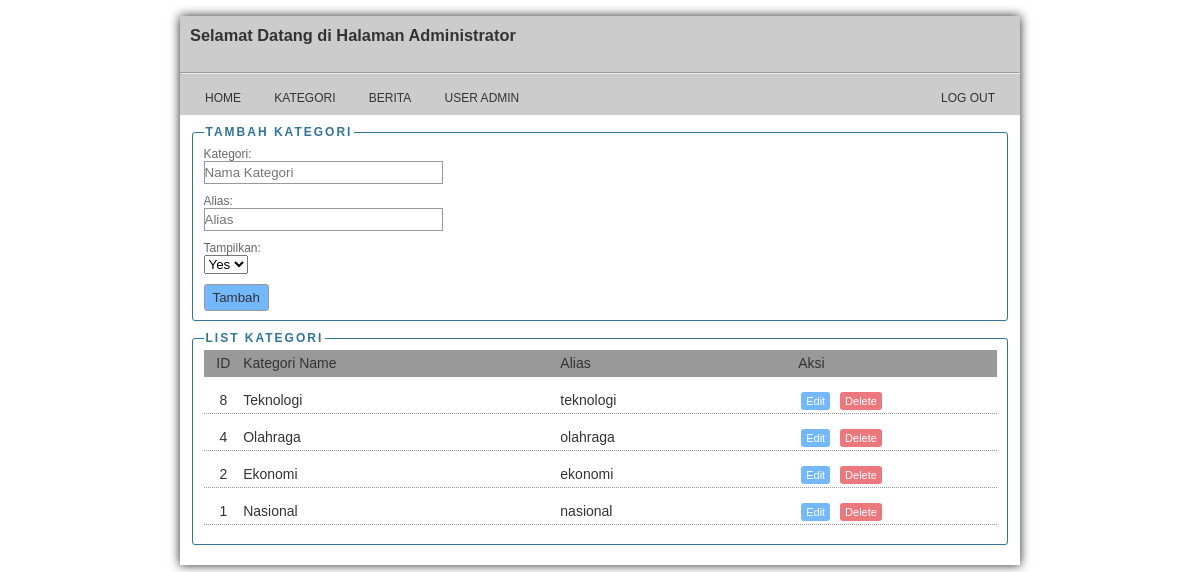
/admin/index.php?mod=kategori (signed in), run on the app's committed database.
### tables this page shows
CREATE TABLE `kategori` (
  `ID` int(5) NOT NULL,
  `Kategori` varchar(100) NOT NULL,
  `alias` varchar(50) NOT NULL,
  `Terbit` varchar(1) NOT NULL
);

### admin/kategori.php (the view, shortened to what this page needs)
<div class="w100">
	<form action="./?mod=kategori" method="POST">
		<fieldset>
			<legend>Tambah Kategori</legend>
			<div class="formberita w30">Kategori:<br>
				<input type="text" name="kategori" placeholder="Nama Kategori" value="<?=(isset($kategori) ? $kategori : '');?>" class="form100">
			</div>
			<div class="formberita w30">Alias:<br>
				<input type="text" name="alias" placeholder="Alias" value="<?=(isset($alias) ? $alias : '');?>" class="form100">
			</div>
			<div class="formberita w30">Tampilkan:<br>
				<select name="terbit">
					<option value="1" <?=((isset($terbit) && $terbit==1) ? 'selected' : ''); ?>>Yes</option>
				</select>
			</div>
			<input type="submit" name="<?=(isset($ID) ? 'editkategori' : 'tambahkategori');?>" value="<?=(isset($ID) ? 'Edit' : 'Tambah');?>" class="btn-primary">
		</fieldset>
	</form>
</div>
<div class="w100">
	<fieldset>
		<legend>List Kategori</legend>
			<div class="w100 fl list bg_dark">
				<div class="w5 fl center">ID</div>
				<div class="w40 fl">Kategori Name</div>
				<div class="w30 fl">Alias</div>
				<div class="w20 fl">Aksi</div>
			</div>
			<?php
				global $connect;
				$sql = mysqli_query($connect,"SELECT * FROM kategori ORDER BY ID DESC");
				while($r = mysqli_fetch_array($sql)){
				extract($r);
			?>
			<div class="w100 fl list">
				<div class="w5 fl center"><?=$ID?></div>
				<div class="w40 fl"><?=$Kategori?></div>
				<div class="w30 fl"><?=$alias?></div>
				<div class="w20 fl">
					<a href="./?mod=kategori&act=edit&id=<?=$ID?>" class="btn btn-primary small">Edit</a> <a href="./?mod=kategori&act=hapus&id=<?=$ID?>" class="btn btn-red small">Delete</a>
				</div>
			</div>
			<?php
			}
			?>
	</fieldset>
</div>

### assets/style.css (style rules this page uses)
body { margin:0; padding:0; background: #fff; font-family: arial, sans-serif; font-size: 14px; color: #333; }
a { text-decoration: none; color: #666666 }
.small { font-size:11px; }
.center { text-align: center; }
.fl { float: left; }
.w100 { width: 100%; }
.w40 { width: 40%; }
.w30 { width: 30%; }
.w20 { width: 20%; }
.w5 { width: 5%; }
.bg_dark { background: #999; }
.formberita { font-size: 12px; color: #666; margin: 3px 0 10px 0; }
input[type="text"].form100 { width: 100%; }
input[type="text"] { padding: 3px 0; border: 1px solid #999; }
input[type="submit"] { border: 1px solid #999; padding: 5px 8px; color:#333; box-sizing: border-box; border-radius:3px; }
legend { font-size: 12px; color: #317497; font-weight: 700; text-transform: uppercase; letter-spacing: 2px; }
fieldset { border: 1px solid #317497; border-radius: 3px; margin-bottom: 10px; }
.list { margin: 0 0 10px 0; padding: 5px 0; border-bottom: 1px dotted #999; }
.btn { padding: 3px 5px; margin: 0px 3px; border-radius:3px; box-sizing: border-box; }
.btn-primary { background: #73b7fc; color: #FFF; }
.btn-red { background: #ec787e; color: #FFF; }

### data on the page
kategori: ID "8", Kategori "Teknologi", alias "teknologi"
kategori: ID "4", Kategori "Olahraga", alias "olahraga"
kategori: ID "2", Kategori "Ekonomi", alias "ekonomi"
kategori: ID "1", Kategori "Nasional", alias "nasional"
